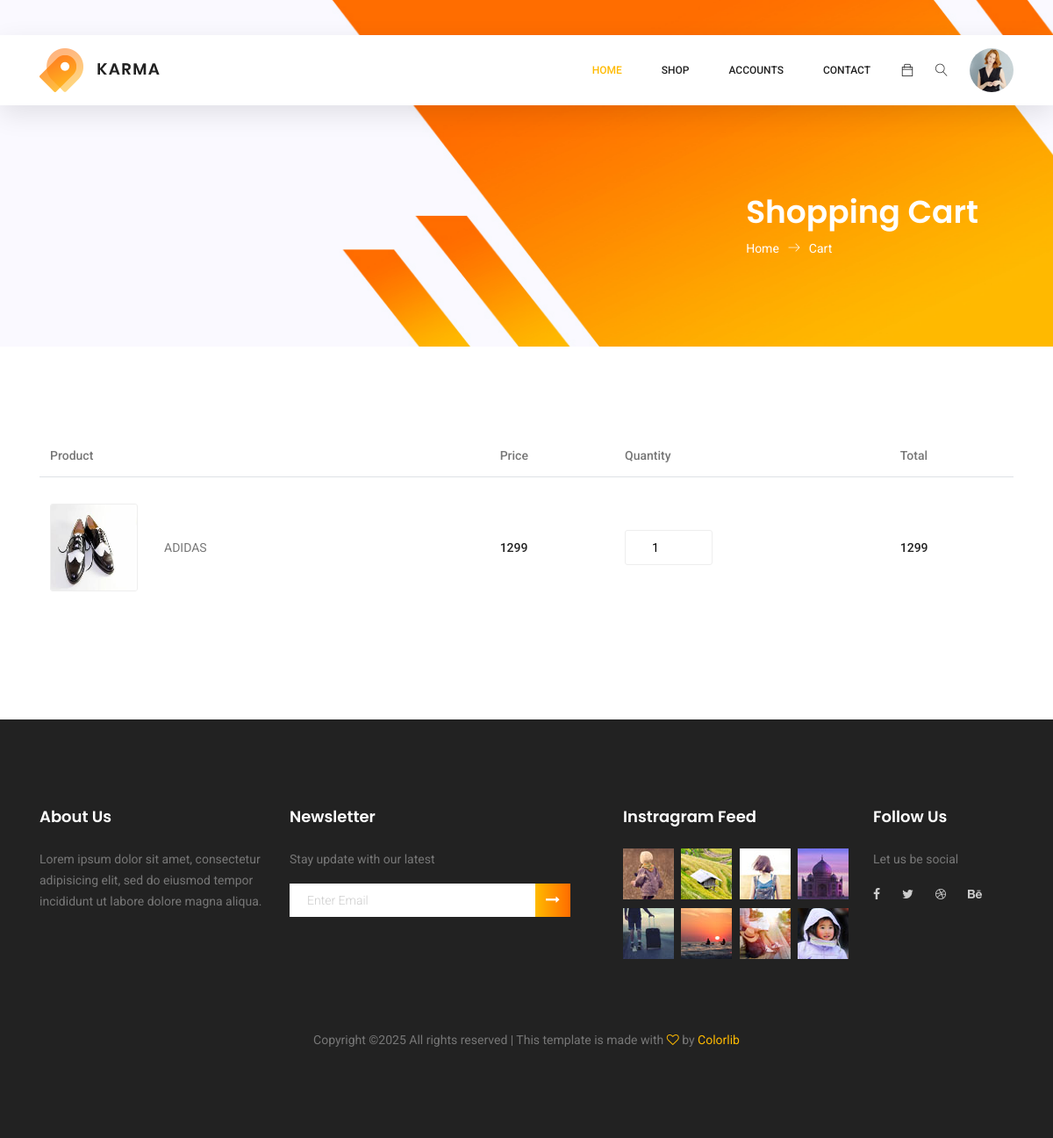
The page /myorder/ (signed in) on the database its author committed.
### myapp/models.py (models this page shows, shortened)
class Cart(models.Model):
    user=models.ForeignKey(User,on_delete=models.CASCADE)
    product=models.ForeignKey(Product,on_delete=models.CASCADE)
    date=models.DateTimeField(default=timezone.now)
    product_qty=models.PositiveIntegerField()
    product_price=models.PositiveIntegerField()
    total_price=models.PositiveIntegerField()
    payment_status=models.BooleanField(default=False)

class Product(models.Model):
    brands=(
        ("Reebok","Reebok"),
        ("Adidas","Adidas"),
        ("Nike","Nike"),
        ("Puma","Puma"),
    )
    category=(
        ("Formal","Formal"),
        ("Sports","Sports"),
        ("Sneaker","Sneaker"),
        ("Party","Party"),
    )
    seller=models.ForeignKey(User,on_delete=models.CASCADE)
    product_brand=models.CharField(max_length=100,choices=brands)
    product_name=models.CharField(max_length=100)
    product_price=models.PositiveIntegerField()
    product_desc=models.TextField()
    product_picture=models.ImageField(upload_to="product_picture/")
    product_category=models.CharField(max_length=100,choices=category)

### myapp/views.py (the view)
# urls.py: path('myorder/',views.myorder,name='myorder'),
def myorder(request):
    user=User.objects.get(email=request.session['email'])
    carts=Cart.objects.filter(user=user,payment_status=True)
    return render(request,'myorder.html',{'carts':carts})

### myapp/templates/myorder.html (shortened to what this page needs)
{% extends 'header.html' %}
{% load static %}
{% block content %}
<!DOCTYPE html>
<html lang="zxx" class="no-js">
<head>
</head>
<body>
    <section class="banner-area organic-breadcrumb">
        <div class="container">
            <div class="breadcrumb-banner d-flex flex-wrap align-items-center justify-content-end">
                <div class="col-first">
                    <h1>Shopping Cart</h1>
                    <nav class="d-flex align-items-center">
                        <a href="/">Home<span class="lnr lnr-arrow-right"></span></a>
                        <a href="{% url 'cart' %}">Cart</a>
                    </nav>
                </div>
            </div>
        </div>
    </section>
    <section class="cart_area">
        <div class="container">
            <div class="cart_inner">
                <div class="table-responsive">
                    <table class="table">
                        <thead>
                            <tr>
                                <th scope="col">Product</th>
                                <th scope="col">Price</th>
                                <th scope="col">Quantity</th>
                                <th scope="col">Total</th>
                            </tr>
                        </thead>
                        <tbody>
                            {% for i in carts %}
                            <tr>
                                <td>
                                    <div class="media">
                                        <div class="d-flex">
                                            <img src="{{i.product.product_picture.url}}" alt="" style="width: 100px;height:100px;">
                                        </div>
                                        <div class="media-body">
                                            <p>{{i.product.product_name}}</p>
                                        </div>
                                    </div>
                                </td>
                                <td>
                                    <h5>{{i.product.product_price}}</h5>
                                </td>
                                <td>
                                    <div class="product_count">
                                        <form method="post" action="{% url 'change-qty' pk=i.pk %}">
                                        <input type="number" name="product_qty" id="sst" maxlength="12" value="{{i.product_qty}}" title="Quantity:"
                                            class="input-text qty" onchange="this.form.submit();" readonly>
                                        </form>
                                    </div>
                                </td>
                                <td>
                                    <h5>{{i.total_price}}</h5>
                                </td>
                            </tr>
                            {% endfor %}
                        </tbody>
                    </table>
                </div>
            </div>
        </div>
    </section>
</body>
</html>
{% endblock %}

### rows shown on the page
Cart: product.product_picture (picture), product.product_name "ADIDAS", product.product_price "1299", product_qty "1", total_price "1299"
